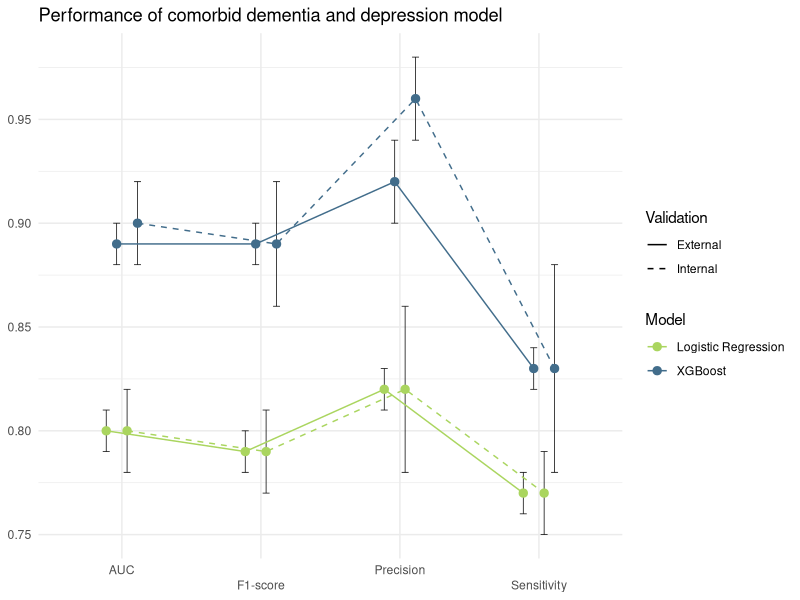

Reproduce this figure in R.
library(ggplot2)

#'AUC','F1-score','Precission','Sensitivity'
#LR <- c(0.80,0.79,0.82,0.77)
#LR <- c(0.80,0.79,0.82,0.77)

#LR_sd <- c(0.02,0.02,0.04,0.02)
#LR_sd_ex <- c(0.01,0.01,0.01,0.01)

AUC_SL <- c(0.80,0.80)
SD_AUC_SL <- c(0.02,0.01)

Precision_SL <- c(0.82,0.82)
SD_Precision_SL <- c(0.04,0.01)

Sensitivity_SL <- c(0.77,0.77)
SD_Sensitivity_SL <- c(0.02,0.01)

F1_SL <- c(0.79,0.79)
SD_F1_SL <- c(0.02,0.01)

#'AUC','F1-score','Precission','Sensitivity'
#XGB <- c(0.90,0.89,0.96,0.83)
#XGB <- c(0.89,0.88,0.92,0.85)

#XGB_sd <- c(0.02,0.03,0.02,0.05)
#XGB_sd_ex <- c(0.01,0.01,0.02,0.01)

AUC_ML <- c(0.90,0.89)
SD_AUC_ML <- c(0.02,0.01)

Precision_ML <- c(0.96,0.92)
SD_Precision_ML <- c(0.02,0.02)

Sensitivity_ML <- c(0.83,0.83)
SD_Sensitivity_ML <- c(0.05,0.01)

F1_ML <- c(0.89,0.89)
SD_F1_ML <- c(0.03,0.01)

category <- c('AUC','AUC','F1-score','F1-score','Precision','Precision','Sensitivity','Sensitivity','AUC','AUC','F1-score','F1-score','Precision','Precision','Sensitivity','Sensitivity')
values_metrics <- c(AUC_SL, F1_SL, Precision_SL, Sensitivity_SL, AUC_ML, F1_ML, Precision_ML, Sensitivity_ML)
values_sd <- c(SD_AUC_SL, SD_F1_SL, SD_Precision_SL, SD_Sensitivity_SL, SD_AUC_ML, SD_F1_ML, SD_Precision_ML, SD_Sensitivity_ML)
Metric_and_Model <- c('Internal Validation Logistic Regression', 'External Validation Logistic Regression','Internal Validation Logistic Regression', 'External Validation Logistic Regression','Internal Validation Logistic Regression', 'External Validation Logistic Regression','Internal Validation Logistic Regression', 'External Validation Logistic Regression','Internal Validation XGBoost', 'External Validation XGBoost','Internal Validation XGBoost', 'External Validation XGBoost','Internal Validation XGBoost', 'External Validation XGBoost','Internal Validation XGBoost', 'External Validation XGBoost')
Model <- c(rep("Logistic Regression", 8), rep("XGBoost", 8))
Validation <- c('Internal','External','Internal','External','Internal','External','Internal','External','Internal','External','Internal','External','Internal','External','Internal','External')
mydata <- data.frame(category, values_metrics, values_sd, Metric_and_Model, Model, Validation)

tiff(filename="/Users/marinacamacho/Desktop/BCN-AIM/DementiaTFG/PlotTFG_DvsDD.tiff", width=2500, height=750, res=300)
pd <- position_dodge(.3)  # Save the dodge spec because we use it repeatedly
IV_Plot <- ggplot(data = mydata, mapping = aes(x=factor(category), y=values_metrics, colour=Model, group=Metric_and_Model))+
  geom_errorbar(aes(ymin=values_metrics-values_sd, ymax=values_metrics+values_sd),
                width = .2,
                size = 0.25,
                colour = "black",
                position = pd
  ) +
  geom_point(position = pd, size = 2.5)+
  geom_line(aes(linetype=Validation, color=Model),position = pd)+
  scale_linetype_manual(values=c("solid", "dashed"))+
  ggtitle('Performance of comorbid dementia and depression model')+
  theme_minimal()+
  theme(axis.title.x=element_blank(),
        axis.title.y=element_blank())+
  scale_x_discrete(guide = guide_axis(n.dodge = 2))+
  scale_color_manual(values=c("#AAD55F", "#426D8B"))
IV_Plot
dev.off()
